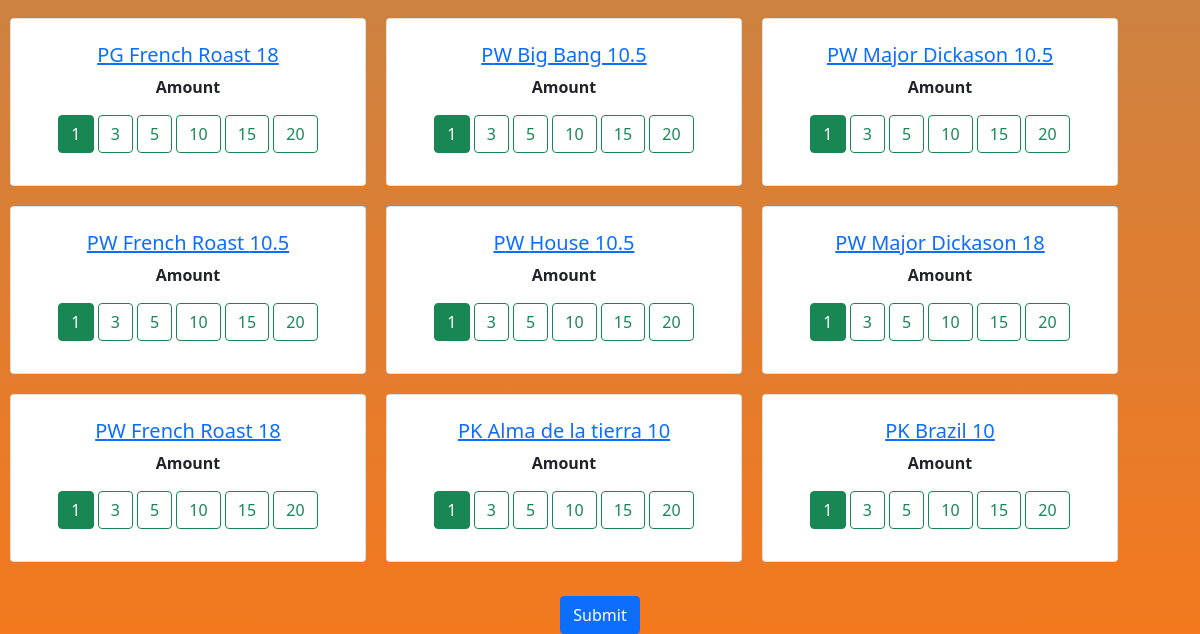
Page /ops/orderform (signed in, lower part) on the earlier database version.
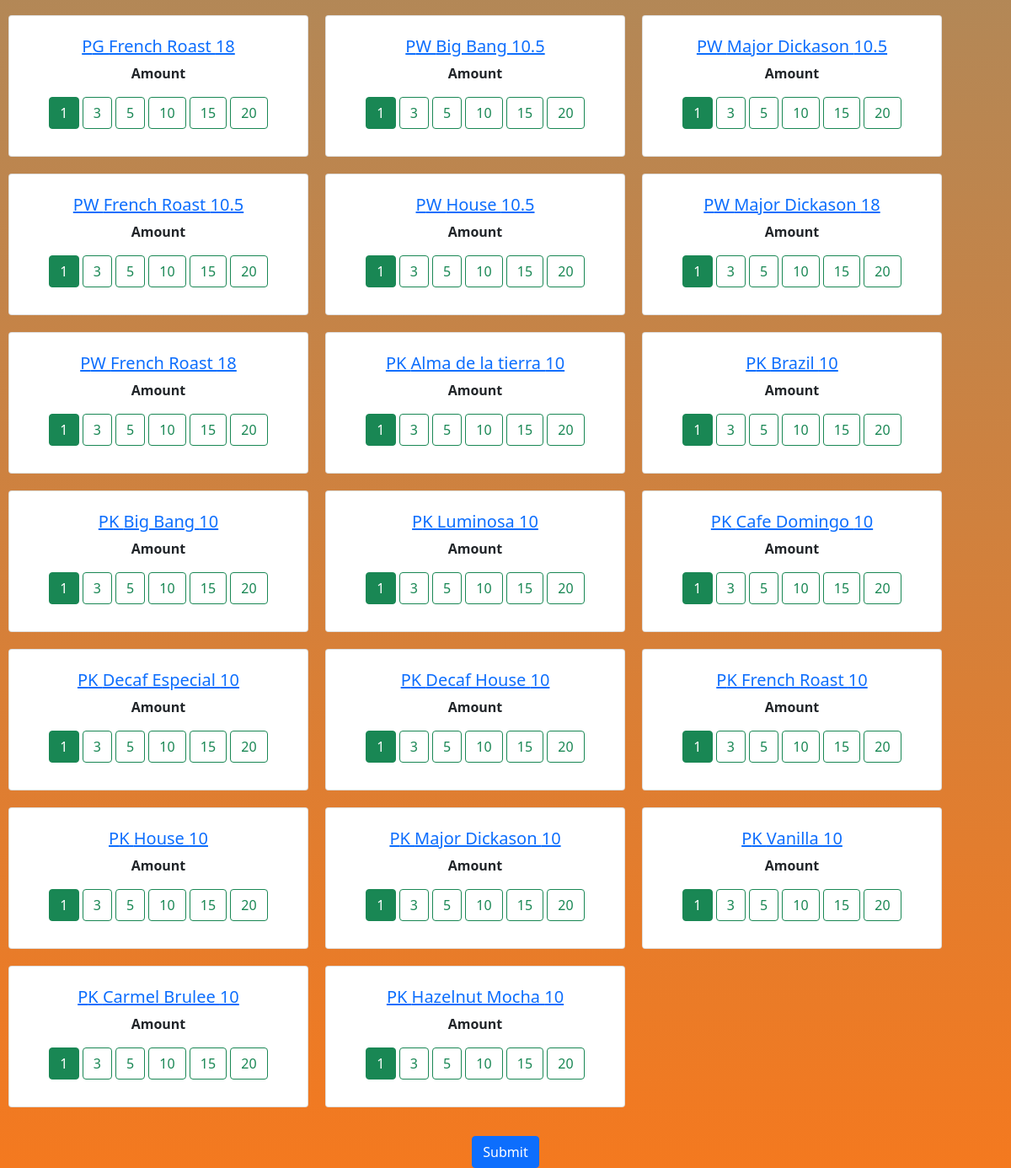
Same page on the later database version.
### operations/models.py (models this page shows, shortened)
class Item(models.Model):
    item_brand          = models.CharField(choices=BRAND, max_length=25, default='P')
    item_type           = models.CharField(choices=TYPE, max_length=25)
    item_size           = models.CharField(choices=SIZE, max_length=25)
    item_name           = models.CharField(max_length=100)
    item_number         = models.IntegerField(default=0)
    item_date           = models.DateField(blank=True, null=True)
    cpc                 = models.IntegerField(blank=True, null=True)

### operations/views.py (the view)
# urls.py: path('orderform', login_required(orderForm.as_view()), name='order-form'),
class orderForm(ListView):
    model = Item
    template_name = "order_form2.html"
    def get_context_data(self, **kwargs):
        context = super().get_context_data(**kwargs)
        context['filter'] = ItemFilter(self.request.GET, queryset=self.get_queryset())
        return context

### account/models.py (called while the page is built)
    def is_merch(self):
        if self.title == "Merch":
            return True
        else:
            return False

    def is_rsr(self):
        if self.title == "RSR":
            return True
        else:
            return False

### operations/templates/order_form2.html (shortened to what this page needs)
{% load static %}
<!doctype html>
<html lang="en">
  <head>
    <link rel="stylesheet" type="text/css" src="{% static 'css/main.css' %}"/>
  </head>
<body class="grad">
    {% include 'navbar.html' %}
    {% block content %}
    <main>
      <form method="post" class="text-center mb-4">{% csrf_token %}
        <div style="display: flex; flex-direction: row; flex-wrap: wrap">
          {% for obj in filter.qs %}
            <div class="card" style="width: 22.25rem; margin: 10px">
              <div class="card-body text-center">
                <h5>
                    <a href="{{ obj.get_absolute_url }}" class="dark-grey-text">{{ obj.item_brand }}{{ obj.item_type }} {{ obj.item_name }} {{ obj.item_size }}
                    </a>
                </h5>
                  <p><strong id="id_order_{{obj.id}}" >Amount</strong></p>
                  <ul id="{{ obj.id }}" class="pagination justify-content-center pg-blue ">
                      <li class="page-item {{ obj.id }}">
                          <button id="id_order_{{obj.id}}" type='button' class="btn btn-outline-success active" onclick='triggerOrderItem("{{obj.id}}","1")'>1</button>
                          <button id="id_order_{{obj.id}}" type='button' class="btn btn-outline-success" onclick='triggerOrderItem("{{obj.id}}","3")'>3</button>
                          <button id="id_order_{{obj.id}}" type='button' class="btn btn-outline-success" onclick='triggerOrderItem("{{obj.id}}","5")'>5</button>
                          <button id="id_order_{{obj.id}}" type='button' class="btn btn-outline-success" onclick='triggerOrderItem("{{obj.id}}","10")'>10</button>
                          <button id="id_order_{{obj.id}}" type='button' class="btn btn-outline-success" onclick='triggerOrderItem("{{obj.id}}","15")'>15</button>
                          <button id="id_order_{{obj.id}}" type='button' class="btn btn-outline-success" onclick='triggerOrderItem("{{obj.id}}","20")'>20</button>
                      </li>
                  </ul>
              </div>
            </div>
          {% endfor %}
        </div>
      </form>
    <div class="mask rgba-black-strong d-flex justify-content-center align-items-center">
        <input class="btn btn-primary float-left" type="submit" />
    </div>
  </main>
</body>
</html>
{% endblock content %}

Differences in the rows shown:
added Item: item_brand "P", item_type "K", item_name "Big Bang", item_size "10"
added Item: item_brand "P", item_type "K", item_name "Luminosa", item_size "10"
added Item: item_brand "P", item_type "K", item_name "Cafe Domingo", item_size "10"
added Item: item_brand "P", item_type "K", item_name "Decaf Especial", item_size "10"
added Item: item_brand "P", item_type "K", item_name "Decaf House", item_size "10"
added Item: item_brand "P", item_type "K", item_name "French Roast", item_size "10"
added Item: item_brand "P", item_type "K", item_name "House", item_size "10"
added Item: item_brand "P", item_type "K", item_name "Major Dickason", item_size "10"
added Item: item_brand "P", item_type "K", item_name "Vanilla", item_size "10"
added Item: item_brand "P", item_type "K", item_name "Carmel Brulee", item_size "10"
added Item: item_brand "P", item_type "K", item_name "Hazelnut Mocha", item_size "10"
